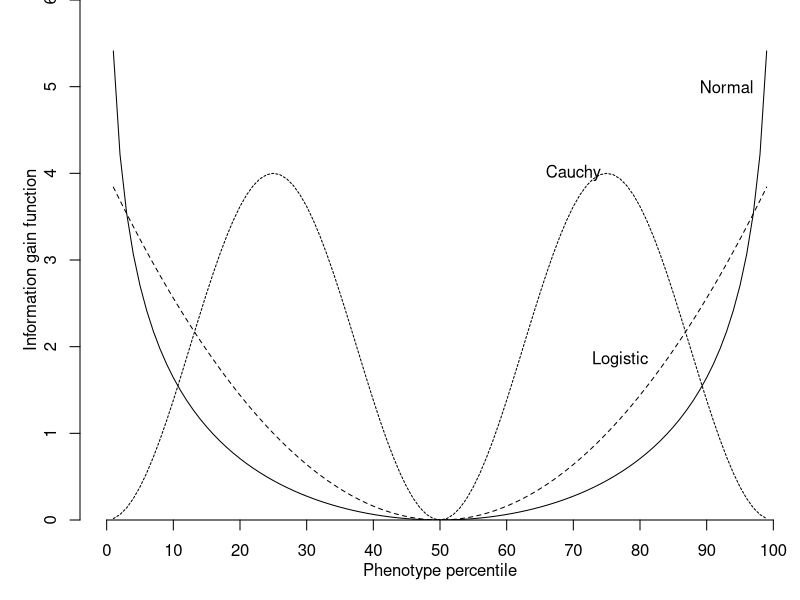
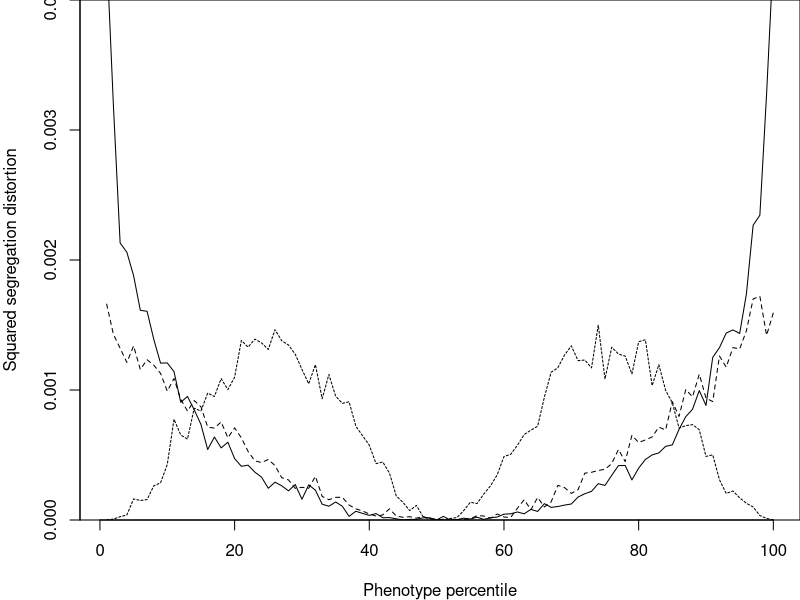
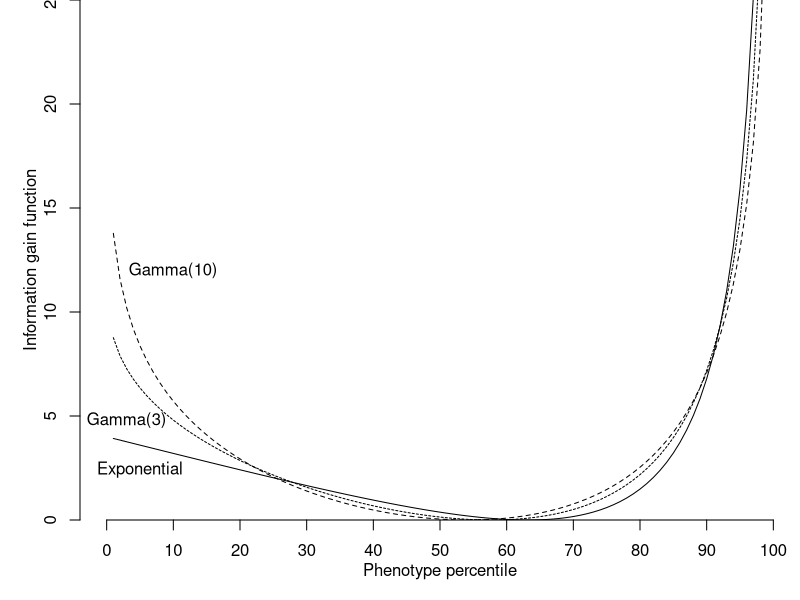
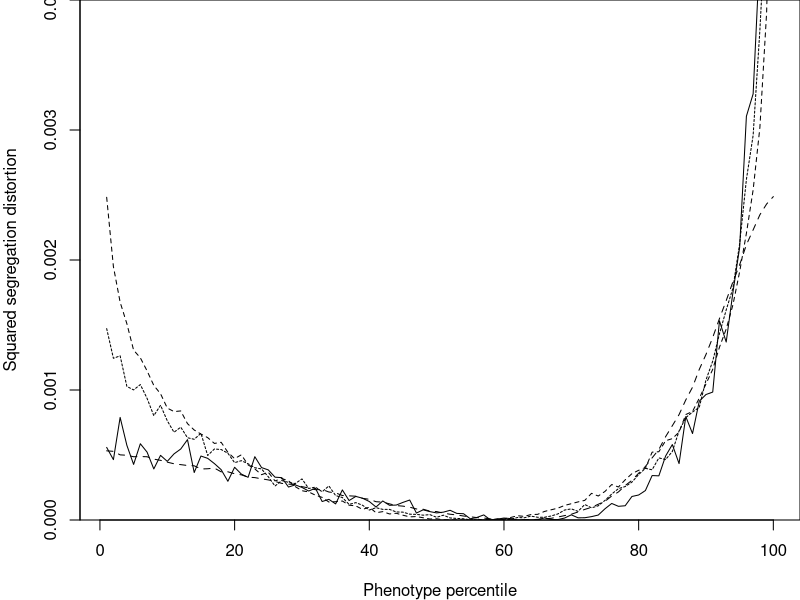

Here is the R script that generated these plots, in order:
######################################################################
# segRatio: function to calculate the segregation ratio as a function
# of distribution, and the effect size for a number of distributions
######################################################################

# n = sample size
# m = number of bins for quantiles
# dist = distribution (normal="norm", Cauchy="cauchy", Logistic="logis",
#        Gamma="gamma", Weibull="weibull", exponential ="exp"

segRatio <- function(n=1000,m=n/100,dist="norm",delta=0,...)
  {
    g <- rbinom(n,1,1/2)

    if( dist=="norm" )
      {
        y <- rnorm(n)
        y <- y+g*delta
      }
    if( dist=="cauchy" )
      {
        y <- rcauchy(n)
        y <- y+g*delta
      }
    if( dist=="logis" )
      {
        y <- rlogis(n)
        y <- y+g*delta
      }
    if( dist=="gamma" )
      {
        y <- rgamma(n,...)
        y <- y*exp(delta*g)
      }
        
    if( dist=="weibull" )
      {
        y <- rweibull(n,...)
        y <- y*exp(delta*g)
      }
    if( dist=="exp" )
      {
        y <- rexp(n)
        y <- y*exp(delta*g)
      }

    idx <- order(y)

    g1 <- g[idx]

    ptile <- floor((0:(n-1))/m)

    z <- tapply(g1,ptile,mean)
    z
  }


######################################################################
# information gain function for symmetric distributions
######################################################################

postscript(file="non-normal-symmetric.eps",height=6,width=8,horiz=F)
q <- seq(0.01,0.99,by=0.01)
par(mar=c(4,4,0,0))
y <- qnorm(q)
plot(q,y^2,type="n",ylim=c(0,6),xlim=c(0,1),axes=F,xlab="",ylab="",yaxs="i")
lines(q,y^2,lty=1)
y <- qcauchy(q)
lines(q,16*y^2/(y^4+2*y^2+1),lty="22")
ptiles <- seq(0,100,by=10)
axis(1, at = ptiles/100, labels=formatC(ptiles))
axis(2, at = 0:6, labels=formatC(0:6))
mtext("Information gain function",side=2,line=2)
mtext("Phenotype percentile",side=1,line=2)
text(0.93,5,expression("Normal"))
text(0.70,4,expression("Cauchy"))
text(0.77,1.85,expression("Logistic"))
y <- qlogis(q)
lines(q,4*(exp(y)-1)^2/(exp(y)+1)^2,lty="44")
dev.off()


###################################################################
# segregation distortion plot for symmetric distributions
###################################################################

# we get the IQR for each distribution, and then shift the mean by 0.1
# times that number (to keep things comparable)

iqr.norm <- 2*qnorm(0.75)
z.norm <- segRatio(n=10^7,m=10^5,dist="norm",delta=0.1)

iqr.cauchy <- 2*qcauchy(0.75)
z.cauchy <- segRatio(n=10^7,m=10^5,dist="cauchy",delta=0.1*iqr.cauchy/iqr.norm)

iqr.logis <- 2*qlogis(0.75)
z.logis <- segRatio(n=10^7,m=10^5,dist="logis",delta=0.1*iqr.logis/iqr.norm)

postscript(file="non-normal-symmetric1.eps",height=6,width=8,horiz=F)
par(mar=c(4,4,0,0))
plot((z.norm-0.5)^2,type="n",yaxs="i",ylim=c(0,0.004),
     ylab="Squared segregation distortion",xlab="Phenotype percentile")
lines((z.norm-0.5)^2)
lines((z.cauchy-0.5)^2,lty="22")
lines((z.logis-0.5)^2,lty="44")
dev.off()


######################################################################
# information gain function for survival distributions
######################################################################

postscript(file="non-normal-lifetime.eps",height=6,width=8,horiz=F)
par(mar=c(4,4,0,0))
y <- qgamma(q,1)
plot(q,4*(y-1)^2,type="n",ylim=c(0,25),xlim=c(0,1),
     axes=F,xlab="",ylab="",yaxs="i")
lines(q,4*(y-1)^2,lty=1)
y <- qgamma(q,3)
lines(q,4*(y-3)^2/3,lty="22")
y <- qgamma(q,10)
lines(q,4*(y-10)^2/10,lty="44")

ptiles <- seq(0,100,by=10)
axis(1, at = ptiles/100, labels=formatC(ptiles))
axis(2, at = seq(0,25,by=5), labels=formatC(seq(0,25,by=5)))
mtext("Information gain function",side=2,line=2)
mtext("Phenotype percentile",side=1,line=2)
text(0.05,4*0.6,expression("Exponential"))
text(0.03,4*1.2,expression("Gamma(3)"))
text(0.10,4*3,expression("Gamma(10)"))
dev.off()


###################################################################
# segregation distortion plot for survival distributions
###################################################################

z.exp <- segRatio(n=10^7,m=10^5,dist="exp",delta=0.1)

z.gamma3 <- segRatio(n=10^7,m=10^5,dist="gamma",delta=0.1,shape=3)
z.gamma10 <- segRatio(n=10^7,m=10^5,dist="gamma",delta=0.1,shape=10)

z.weibull10 <- segRatio(n=10^7,m=10^5,dist="weibull",delta=0.1,shape=10)

postscript(file="non-normal-lifetime1.eps",height=6,width=8,horiz=F)
par(mar=c(4,4,0,0))
plot((z.exp-0.5)^2,type="n",yaxs="i",ylim=c(0,0.004),
          ylab="Squared segregation distortion",xlab="Phenotype percentile")
lines((z.exp-0.5)^2)
lines((z.gamma3-0.5)^2/3,lty="22")
lines((z.gamma10-0.5)^2/10,lty="44")
lines((z.weibull10-0.5)^2/100,lty="66")
dev.off()

